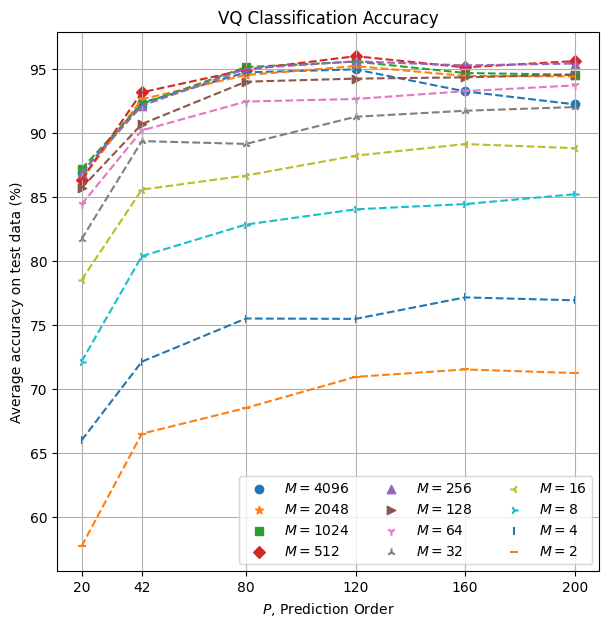

Here is the Python script that generated this plot:
# coding=utf-8
import pandas as pd
import matplotlib.pyplot as plt

# RUN:
#   python3 ./vq-scatter-vs-P.py vq-summary.csv


def plot_csv(df, do_zoom):
    # just enough markers (we don't have many different M values)
    markers = ['o', '*', 's', 'D', '^', '>', '1', '2', '3', '4', '|', '_']
    marker_index = 0

    if do_zoom:
      selected_rows = df.loc[df['P'] > 20]
      fig = plt.figure(figsize=(7, 3))
      ms = [4096, 2048, 1024, 512, 256]
    else:
      selected_rows = df
      fig = plt.figure(figsize=(7, 7))
      ms = [4096, 2048, 1024, 512, 256, 128, 64, 32, 16, 8, 4, 2]

    for m in ms:
      rows = selected_rows.loc[selected_rows['M'] == m]
      orders = rows['P']
      avgAcs = rows['Test avgAc']

      plt.plot(orders, avgAcs, linestyle='--')
      plt.scatter(orders, avgAcs, label='$M={}$'.format(m), marker=markers[marker_index])
      marker_index += 1
      plt.xticks(orders)
      plt.grid(True)

    if not do_zoom:
      plt.legend(loc='best', ncol=3,)  # lower right

    plt.ylabel('Average accuracy on test data (%)')
    plt.xlabel('$P$, Prediction Order')
    plt.title('VQ Classification Accuracy')

    filename = 'vq-scatter-vs-P{}.png'.format('_zoom' if do_zoom else '')
    fig.savefig(filename, bbox_inches='tight')
    # plt.show(block=True)


if __name__ == "__main__":
    from sys import argv
    if len(argv) < 2:
        print('USAGE: vq-scatter-vs-P.py <csv-filename>')
        exit(1)

    csv_filename = argv[1]
    df = pd.read_csv(csv_filename, comment='#')
    # print(df)

    plot_csv(df, do_zoom=True)
    plot_csv(df, do_zoom=False)
